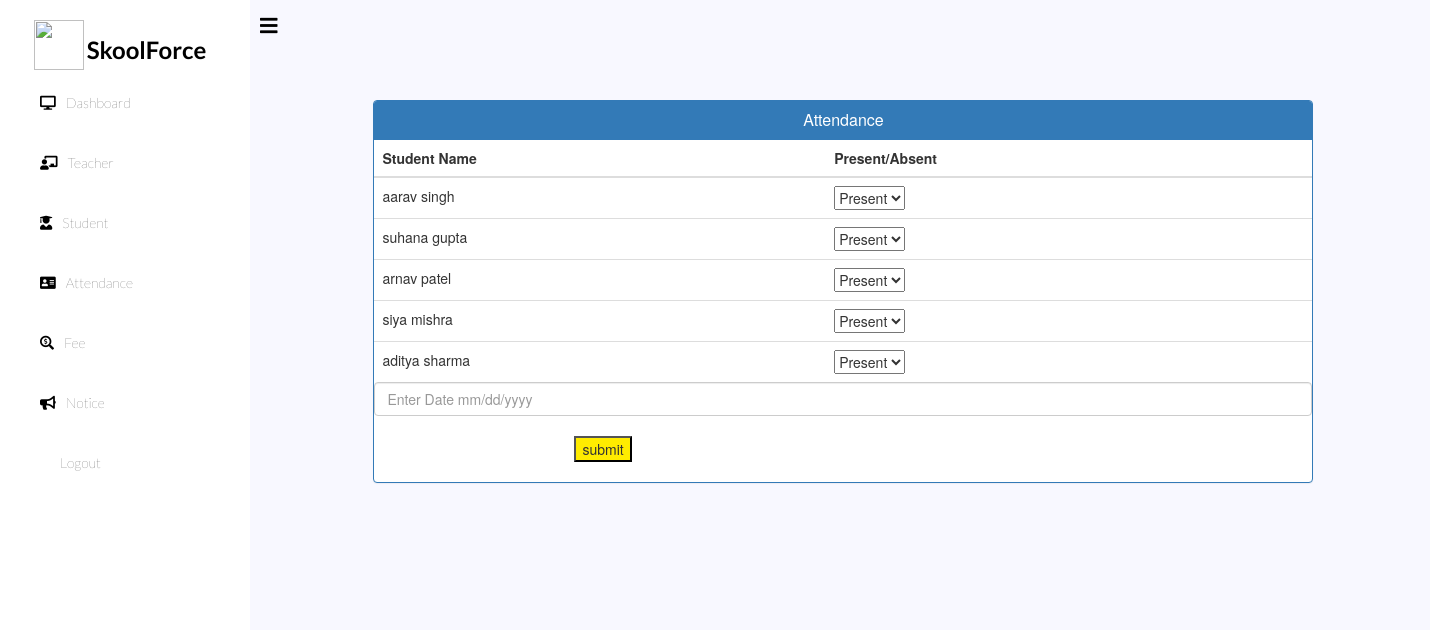
The page /admin-take-attendance/one (signed in) on the database its author committed.
### school/models.py (models this page shows, shortened)
class StudentExtra(models.Model):
    user=models.OneToOneField(User,on_delete=models.CASCADE)
    roll = models.CharField(max_length=10)
    mobile = models.CharField(max_length=40,null=True)
    fee=models.PositiveIntegerField(null=True)
    cl= models.CharField(max_length=10,choices=classes,default='one')
    status=models.BooleanField(default=False)
    @property
    def get_name(self):
        return self.user.first_name+" "+self.user.last_name
    def __str__(self):
        return self.user.first_name

### school/views.py (the view, shortened to what this page needs)
# urls.py: path('admin-take-attendance/<str:cl>', views.admin_take_attendance_view,name='admin-take-attendance'),
@login_required(login_url='adminlogin')
@user_passes_test(is_admin)
def admin_take_attendance_view(request,cl):
    students=models.StudentExtra.objects.all().filter(cl=cl)
    print(students)
    aform=forms.AttendanceForm()
    return render(request,'school/admin_take_attendance.html',{'students':students,'aform':aform})

### school/forms.py
class AttendanceForm(forms.Form):
    present_status = forms.ChoiceField(choices=presence_choices)
    date = forms.DateField()

### school/views.py (called while the page is built)
def is_admin(user):
    return user.groups.filter(name='ADMIN').exists()

### templates/school/admin_take_attendance.html (shortened to what this page needs)
{% extends 'school/adminbase.html' %}
{% load widget_tweaks %}
{% block content %}
<head>
  <link href="//netdna.bootstrapcdn.com/bootstrap/3.0.0/css/bootstrap.min.css" rel="stylesheet" id="bootstrap-css">
</head>
<form class="" method="post">
  <div class="container">
    <div class="row">
      <div class="panel panel-primary">
        <div class="panel-heading">
          <h6 class="panel-title">Attendance</h6>
        </div>
        <table class="table table-hover" id="dev-table">
          <thead>
            <tr>
              <th>Student Name</th>
              <th>Present/Absent</th>
            </tr>
          </thead>
          {%for student in students%}
          <tr>
            <td>{{student.get_name}}</td>
            <td>{{aform.present_status}}</td>
          </tr>
          {%endfor%}
        </table>
        {% render_field aform.date class="form-control" placeholder="Enter Date mm/dd/yyyy" %}
        <input type="submit" style="margin-left: 200px;
    margin-top: 20px;
    margin-bottom: 20px;    background-color: #ffec00;" name="submit" value="submit">
      </div>
    </div>
  </div>
</form>
{% endblock content %}

### templates/school/adminbase.html (style rules this page uses)
:root { --poppins: 'Poppins', sans-serif; --lato: 'Lato', sans-serif; --light: #F9F9F9; --blue: #3C91E6; --light-blue: #CFE8FF; --grey: #eee; --dark-grey: #AAAAAA; --dark: #342E37; --red: #DB504A; --yellow: #FFCE26; --light-yellow: #FFF2C6; --orange: #FD7238; --light-orange: #FFE0D3; }
body { margin: 0; padding: 0; }

### templates/school/admin_take_attendance.html (style rules this page uses)
h6 { text-align: center; }
.row { margin: 100px; }

### rows shown on the page
StudentExtra: get_name "aarav singh"
StudentExtra: get_name "suhana gupta"
StudentExtra: get_name "arnav patel"
StudentExtra: get_name "siya mishra"
StudentExtra: get_name "aditya sharma"
